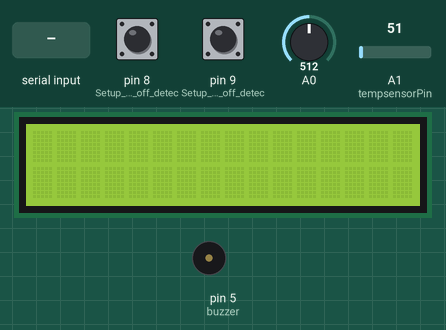
Bench run of a sketch on a simulated Arduino Uno, built with avr-gcc and run on an emulated ATmega328P. Shown: 16×2 character LCD, buzzer (waves = sounding, pin HIGH). The inputs (shaded band) are chosen by the test bench; at power-on: A1 (tempsensorPin) = 51, pin 8 (Setup_for_leads_off_detec) LOW, pin 9 (Setup_for_leads_off_detec) LOW, A0 = 512. What the sketch prints to the serial monitor is not drawn.

Above: at 1.2 s.
1.3 s: A1 (tempsensorPin) set to 61
At 3.2 s:
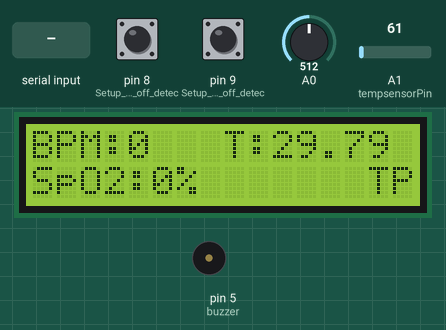
3.8 s: "90,45\n" received over the second serial link
At 5.5 s:
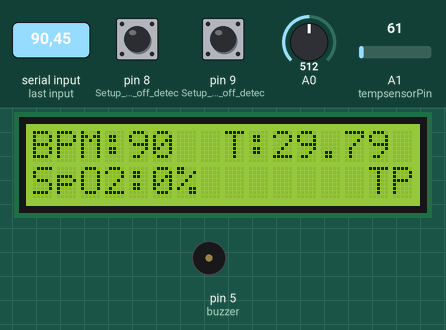
6.8 s: "30,150\n" received over the second serial link
At 7.4 s:
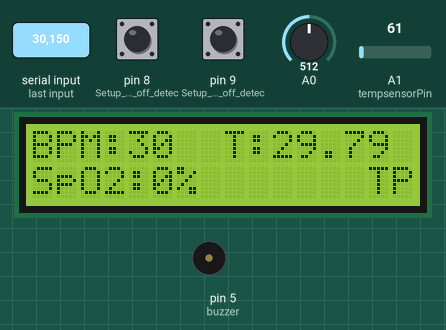
9.6 s: A1 (tempsensorPin) set to 15
At 11.3 s:
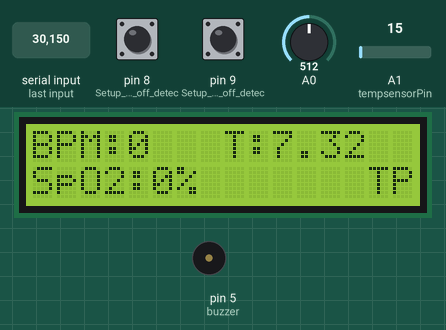
11.8 s: A1 (tempsensorPin) set to 30
At 14.0 s:
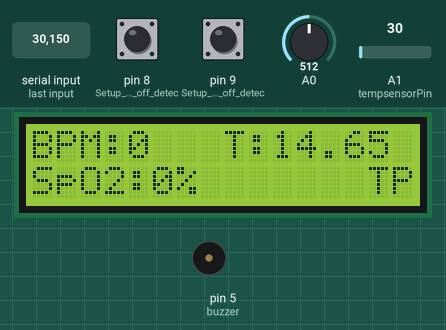
Timing chart, 0 to 15.1 s (numbered marks = the images above; inputs shaded):
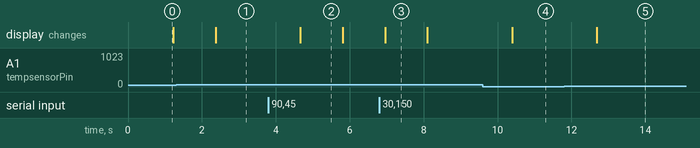

The sketch:

Full_Code_2.ino
```cpp
//////////////////////////////////////

#include <SoftwareSerial.h> // Software Serial
#include <LiquidCrystal_I2C.h> // For LCD

/////// For Communicate with Arduino //////////

SoftwareSerial mySerial(10, 11);

String sdata;
char* chardata;
int len;
int pos;
char First[10];
char Second[10];

///////////////////////////////////////

#define tempsensorPin A1 // For LM35 temperature sensor

LiquidCrystal_I2C lcd(0x27,16,2);  // LCD address to 0x27 for a 16 chars and 2 line display

//////// Parametes /////////
int32_t spoval = 0;
int32_t bmpval = 0;
unsigned long temval = 0;
float  temvalavg;
float voltage;
float temperatureC;
int32_t minspo = 95; // Set minimum SPO2 value
int32_t maxspo = 100; // Set maximum SPO2 value
int32_t minbmp = 60; // Set minimum BMP value
int32_t maxbmp = 100; // Set maximum BMP value
int mintemp = 36; // Set minimum temperature value
int maxtemp = 37.1; // Set maximum temperature value
//////////////////////////

int y = 0; // For LCD refresh

const int buzzer = 5; // For Buzzer
int almst = 0;

void setup() {
  Serial.begin(115200);
  mySerial.begin(115200);
  //Serial.println("Project Start!");

  ////////////// LCD //////////////////
  lcd.init(); // Display Initialising
  lcd.clear(); // Clean LCD Display
  lcd.backlight(); // Backlight is on
  ////////////////////////////////////

  ///////////// ECG ////////////////
  pinMode(9, INPUT); // Setup for leads off detection LO +
  pinMode(8, INPUT); // Setup for leads off detection LO -
  /////////////////////////////////

  pinMode(buzzer, OUTPUT); // For Buzzer

}

void loop() {

  ////// Serial Values Read /////////

  if (mySerial.available()) {
    sdata = mySerial.readStringUntil('\n');

    //Serial.print("BMP:");
    //Serial.print(bmpval);
    //Serial.print(" - SPO: ");
    //Serial.println(spoval);
  }

  /////////////////////////////////////

  ///// Temperature read //////////////
  int x;
  for(x=0; x<100 ; x++){
    temval += analogRead(tempsensorPin);
  }
  temvalavg = temval/100;
  // Convert that reading into voltage
  voltage = temvalavg * (5.0 / 1024.0);
  // Convert the voltage into the temperature in Celsius
  temperatureC = voltage * 100;
  temval = 0;
  /////////////////////////////////////

  if(y >= 100){

    chardata = sdata.c_str();
    len = strlen(chardata);
    pos = strcspn(chardata,"/");

    strncpy(Second, chardata+pos+1, len);
    strncpy(First, chardata, pos);

    bmpval = atol( First );
    spoval = atol( Second );

    memset(First, 0, sizeof First);
    memset(Second, 0, sizeof Second);
    memset(chardata, 0, sizeof chardata);
    sdata = "";

    lcd.clear();
    lcd.setCursor(0,0);   //Set cursor to character 2 on line 0
    lcd.print("BPM:");
    lcd.print(bmpval);
    lcd.setCursor(8,0);   //Set cursor to character 2 on line 0
    lcd.print("T:");
    lcd.print(temperatureC);
    lcd.setCursor(0,1);   //Set cursor to character 2 on line 0
    lcd.print("SpO2:");
    lcd.print(spoval);
    lcd.print("%");

    if(almst == 0){
      lcd.setCursor(14,1);
      lcd.print("");
    }else if(almst == 1){
      lcd.setCursor(14,1);
      lcd.print("OX");
    }else if(almst == 2){
      lcd.setCursor(14,1);
      lcd.print("HR");
    }else if(almst == 3){
      lcd.setCursor(14,1);
      lcd.print("TP");
    }

    y = 0;
    bmpval = 0;
    spoval = 0;
    delay(1);
  }
  y = y + 1;

  /////////// ECG Plot //////////////
  if((digitalRead(8) == 1)||(digitalRead(9) == 1)){
    //Serial.println('!');
  } else{
    Serial.println(analogRead(A0));
  }
  //////////////////////////////////

  ////////////// Alarm ///////////////

  // For SPO2 value
  if(spoval < minspo || spoval > maxspo){
     //tone(buzzer, 1000);
     almst = 1;
  }else{
    noTone(buzzer);
    almst = 0;
  }
  // For BMP value
  if(bmpval < minbmp || bmpval > maxbmp){
     //tone(buzzer, 1000);
     almst = 2;
  }else{
    noTone(buzzer);
    almst = 0;
  }
  // For Temp value
  if(temperatureC < mintemp || temperatureC > maxtemp){
     //tone(buzzer, 10);
     almst = 3;
  }else{
    noTone(buzzer);
    almst = 0;
  }

  ///////////////////////////

}
```

Measured:
- after the input at 1.3 s, the display: changes after 1.1 s (image 1)
- after the input at 3.8 s, the display: changes after 0.86 s (image 2)
- after the input at 6.8 s, the display: changes after 0.15 s (image 3)
- after the input at 9.6 s, the display: changes after 0.79 s (image 4)
- after the input at 11.8 s, the display: changes after 0.88 s (image 5)
- what the display in image 2 shows lasts 1.1 s, from 4.7 s to 5.8 s
